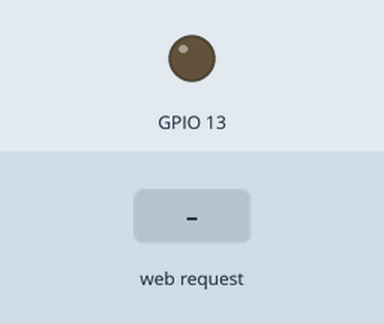
This sketch was run on a simulated ESP32. Parts: output pins drawn as LEDs (lit = HIGH). The inputs (shaded band) are chosen by the test bench. WiFi joins after 1.5 s; servers stay silent unless stated; what the sketch prints to the serial monitor is not drawn.

Above: at 2.7 s.
2.8 s: HTTP request GET /?param=1 received
At 3.2 s:
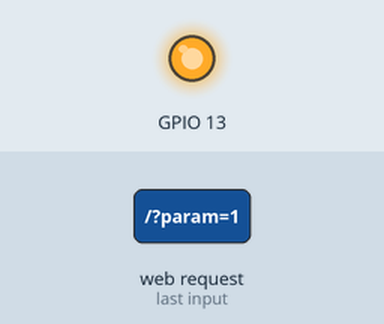
Timing chart, 0 to 5.8 s (numbered marks = the images above; inputs shaded):
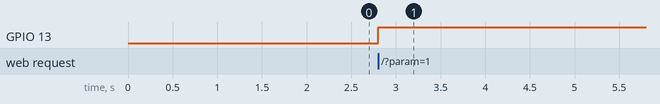

The sketch:

sketch_nov22a.ino
```cpp
#include <WiFi.h>
#include <HTTPClient.h>

const char *ssid = "Madusha2001";
const char *password = "root8525";

NetworkServer server(80);

void setup() {
  Serial.begin(115200);

  pinMode(13, OUTPUT);

  WiFi.begin(ssid, password);

  while (WiFi.status() != WL_CONNECTED) {
    delay(500);
    Serial.print("connecting.....");
  }

  // Print the IP address once connected
  Serial.println("Connected!");
  Serial.print("IP Address: ");
  Serial.println(WiFi.localIP());

  server.begin();
}

void loop() {

  NetworkClient client = server.accept();
  if (client) {
    Serial.write("new client. ");
    String currentLine = "";
    while (client.connected()) {
      if (client.available()) {
        char c = client.read();
        // Serial.pr;
        currentLine += c;
        if (c == '\n') {
          Serial.println(currentLine);
          if (currentLine.startsWith("GET /?param=1")) {
            digitalWrite(13, HIGH);
          } else {
            digitalWrite(13, LOW);
          }
          break;
        }
      }
    }
    client.stop();
    Serial.println("Client Disconnected");
  }
}
```

Measured:
- after the input at 2.8 s, GPIO 13: LOW → HIGH at once
